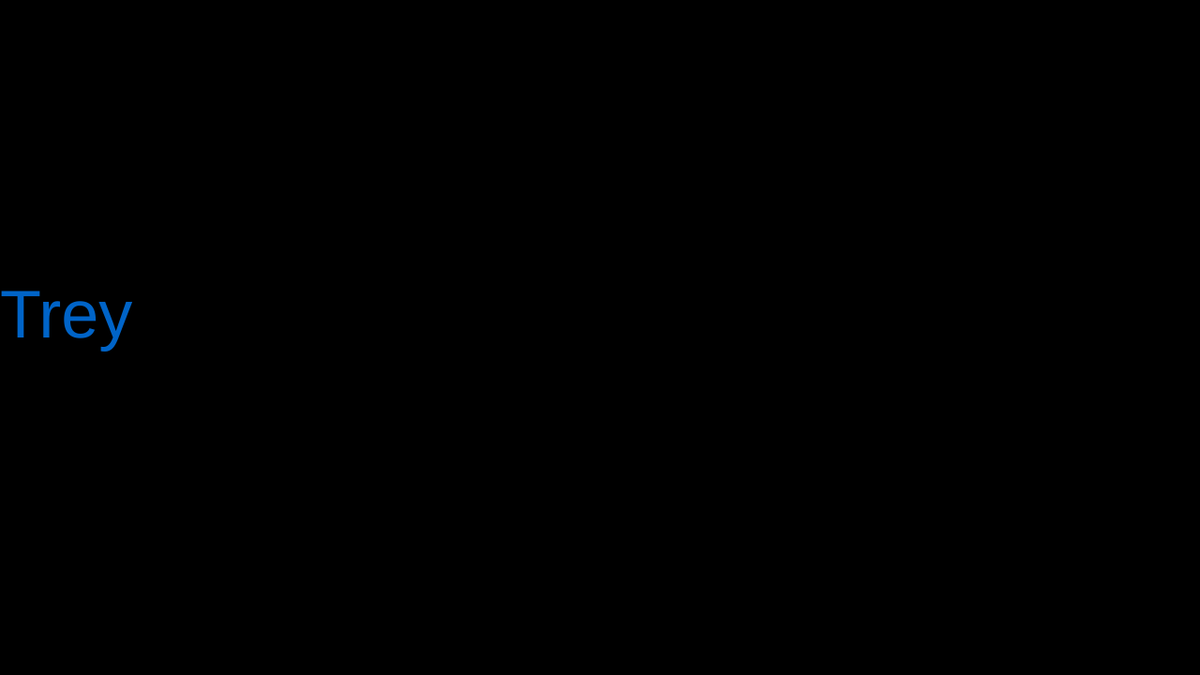
Frame 1 (no input)
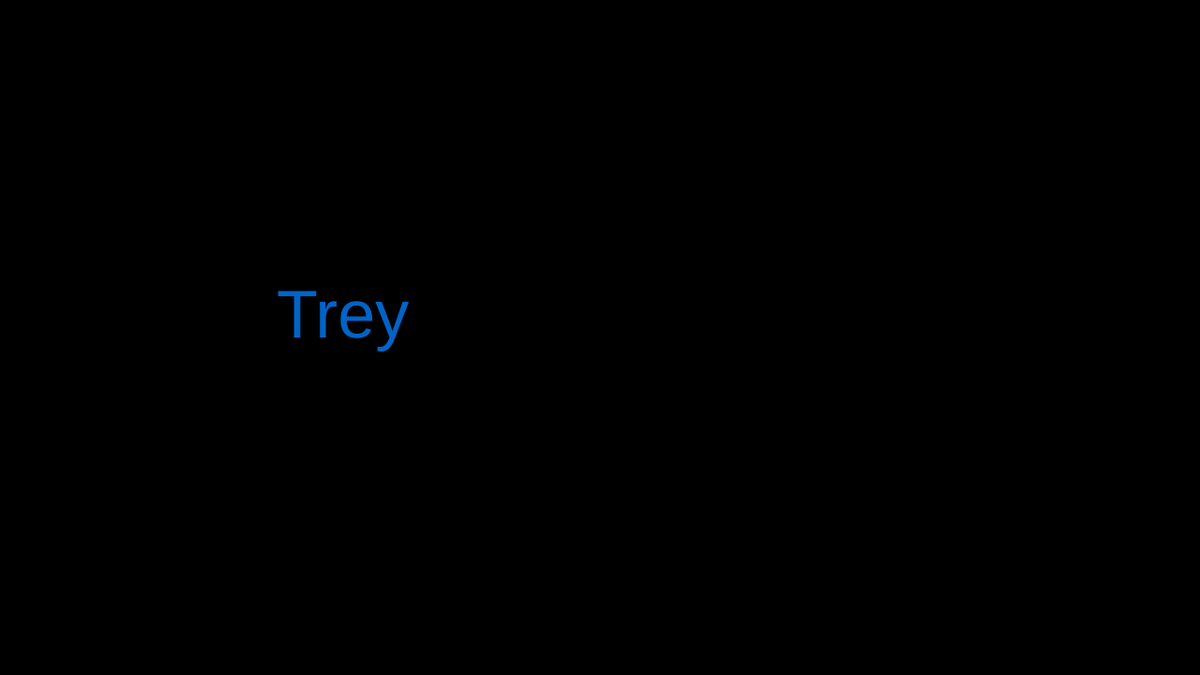
Frame 60 (no input)
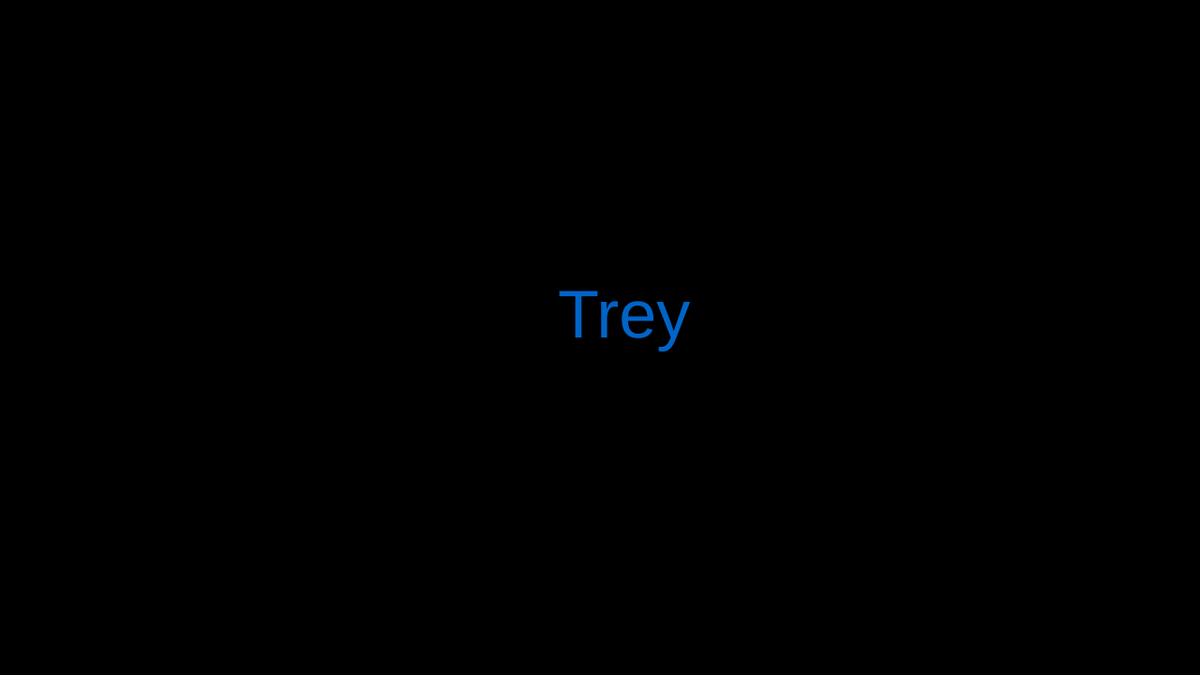
Frame 120 (the mouse pressed at the canvas centre since frame 60)

The p5.js sketch that drew these frames (run headless with seeded random() and noise() and a simulated clock; from frame 60 on, the mouse is pressed at the canvas centre):

// p5.js sketch
// ── sketch.js
let x=0;

function setup() {
  createCanvas(1280, 720);
}

function draw() {
  background(0);
  fill(0, 100, 200);
  textSize (72);
  text("Trey", x,  height/2);
  x=x+5;
  if (x > width) {
    x=-100;
  }

}
